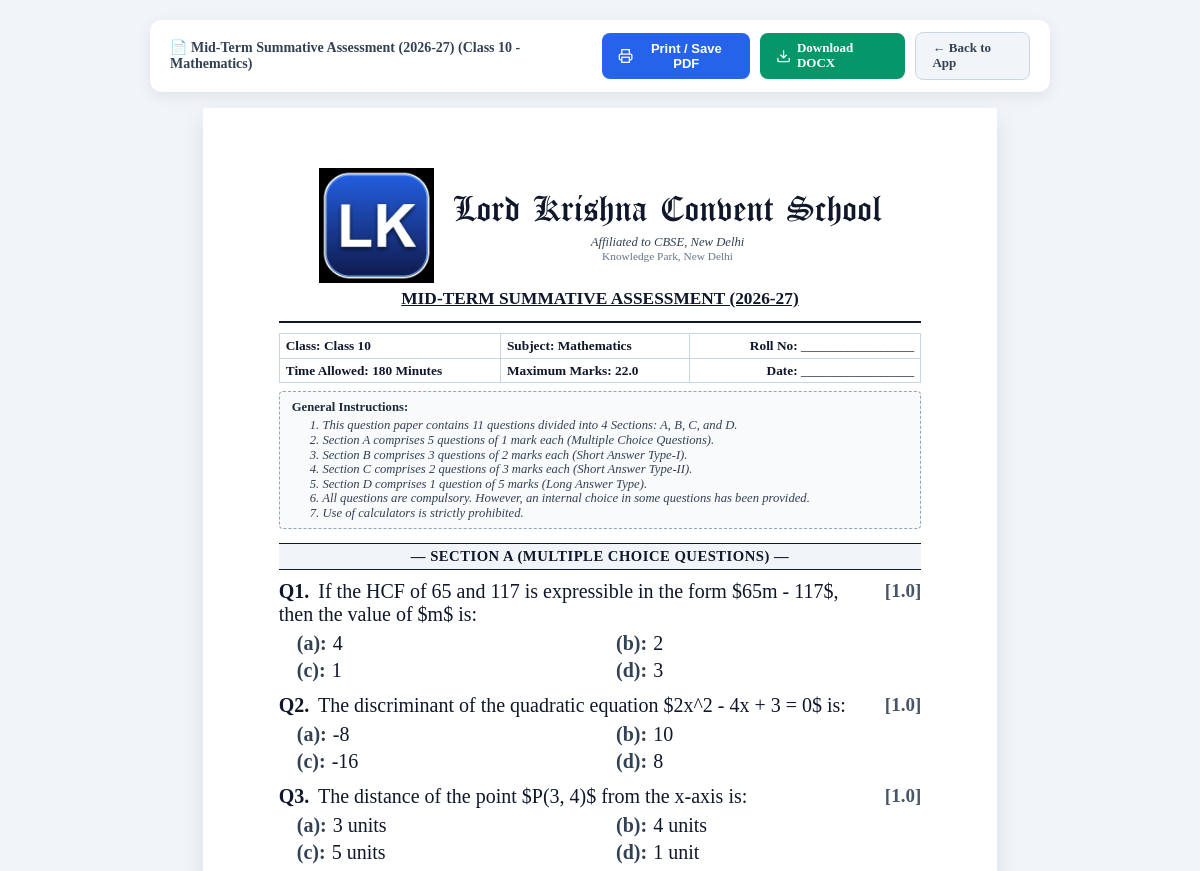
Page /paper/1/print (upper part) on the earlier database version.
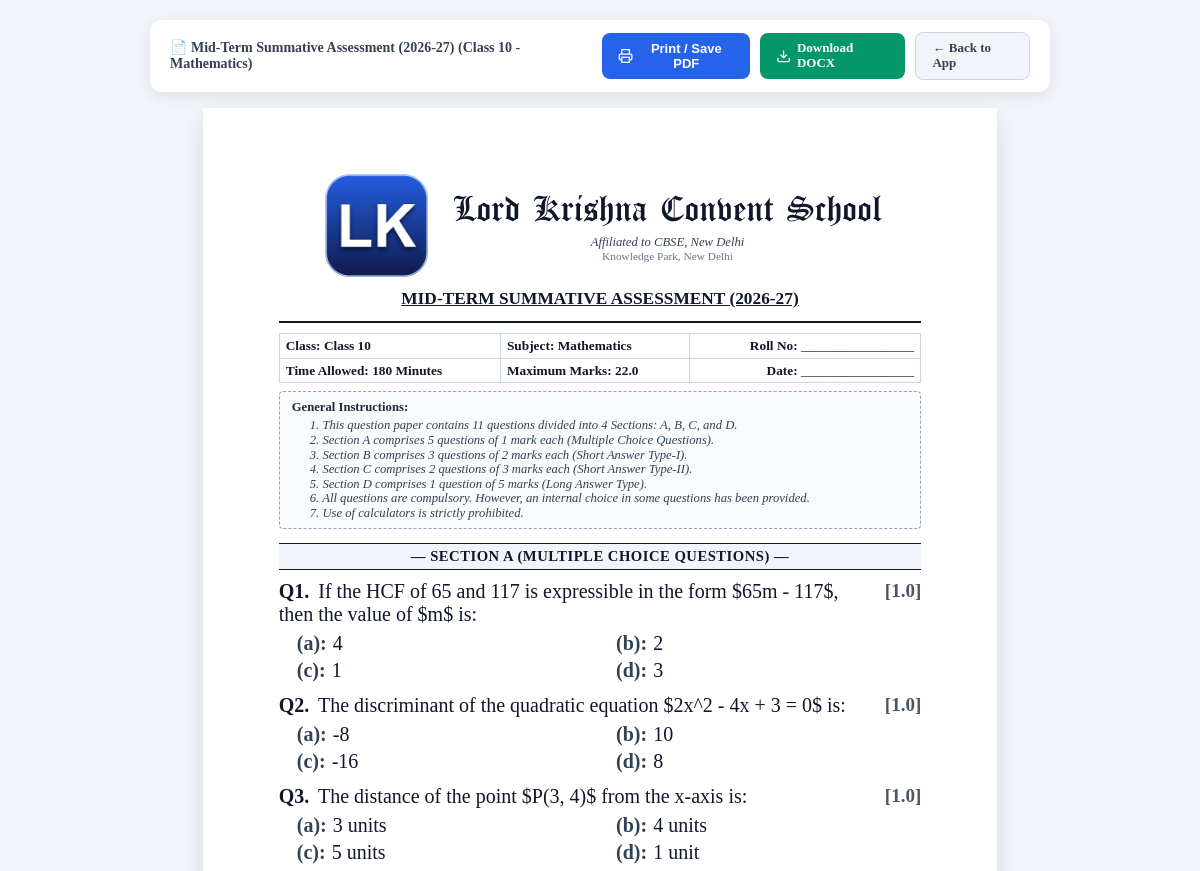
Same page on the later database version.
### tables this page shows
CREATE TABLE school_settings (
        id INTEGER PRIMARY KEY,
        school_name TEXT NOT NULL DEFAULT 'DELHI PUBLIC SCHOOL',
        sub_title TEXT DEFAULT 'Affiliated to CBSE, New Delhi | Affiliation No. 123456',
        address TEXT DEFAULT 'Knowledge Park, Institutional Area, New Delhi - 110001',
        logo_path TEXT DEFAULT '',
        watermark_text TEXT DEFAULT 'CONFIDENTIAL',
        show_watermark INTEGER DEFAULT 0,
        font_family TEXT DEFAULT 'Calibri',
        font_size TEXT DEFAULT '11pt',
        line_spacing TEXT DEFAULT '1.15',
        page_layout TEXT DEFAULT '1-column',
        show_marks_box INTEGER DEFAULT 1,
        show_instructions INTEGER DEFAULT 1,
        header_border_style TEXT DEFAULT 'double'
    , school_name_font TEXT DEFAULT 'Old English Text MT', enable_answer_key INTEGER DEFAULT 1, wifi_enabled INTEGER DEFAULT 1, wifi_security_mode TEXT DEFAULT 'secure', wifi_passcode TEXT DEFAULT '', network_scope TEXT DEFAULT 'school_wifi', public_url TEXT DEFAULT '', logo_size INTEGER DEFAULT 80, admin_username TEXT DEFAULT 'admin', admin_password TEXT DEFAULT 'admin123');

### app/main.py (the view)
@app.get("/paper/{blueprint_id}/print", response_class=HTMLResponse)
async def print_paper(request: Request, blueprint_id: int, answer_key: bool = False, role: Optional[str] = "admin"):
    if role == "teacher":
        raise HTTPException(status_code=403, detail="Teachers are not permitted to print or download question papers. Only school administrators have printing privileges.")
    conn = get_db()
    cursor = conn.cursor()
    cursor.execute("SELECT * FROM school_settings WHERE id = 1")
    school_row = cursor.fetchone()
    school = dict(school_row) if school_row else {}
    if answer_key and not school.get('enable_answer_key', 1):
        conn.close()
        raise HTTPException(status_code=403, detail="Answer key feature is disabled by the administrator.")
    cursor.execute("SELECT * FROM paper_blueprints WHERE id = ?", (blueprint_id,))
    bp_row = cursor.fetchone()
    if not bp_row:
        conn.close()
        raise HTTPException(status_code=404, detail="Blueprint not found")
    blueprint = dict(bp_row)
    cursor.execute("SELECT * FROM questions WHERE blueprint_id = ? ORDER BY question_number ASC", (blueprint_id,))
    q_rows = cursor.fetchall()
    conn.close()
    questions = []
    sections_map = {}
    for r in q_rows:
        q = dict(r)
        try:
            q['parsed_options'] = json.loads(q['options']) if q.get('options') else []
        except Exception:
            q['parsed_options'] = []
        sec_name = q.get('section_name') or 'Section'
        if sec_name not in sections_map:
            sections_map[sec_name] = []
        sections_map[sec_name].append(q)
        questions.append(q)
    instructions_list = [line.strip() for line in (blueprint.get('general_instructions') or '').split('\n') if line.strip()]
    return templates.TemplateResponse(request=request, name="paper_print.html", context={
        "blueprint": blueprint,
        "school": school,
        "sections_map": sections_map,
        "questions": questions,
        "instructions_list": instructions_list,
        "is_answer_key": answer_key
    })

### app/templates/paper_print.html (shortened to what the changed rows need)
<!DOCTYPE html>
<html lang="en">
<head>
    <link rel="stylesheet" href="https://cdn.jsdelivr.net/npm/katex@0.16.8/dist/katex.min.css">
</head>
<body>
    <div class="paper-sheet">
        <div class="paper-content">
            <div class="school-header">
                <div class="header-with-logo">
                    {% if school.logo_path %}
                    <img src="/{{ school.logo_path }}" alt="Logo" class="school-logo">
                    {% endif %}
                    <div>
                        <h1 class="school-title">{{ school.school_name }}</h1>
                        {% if school.sub_title %}
                        <div class="school-subtitle">{{ school.sub_title }}</div>
                        {% endif %}
                        {% if school.address %}
                        <div class="school-address">{{ school.address }}</div>
                        {% endif %}
                    </div>
                </div>
            </div>
        </div>
    </div>
</body>
</html>

Differences in the rows shown:
changed school_settings "Lord Krishna Convent School": logo_path: a different picture
